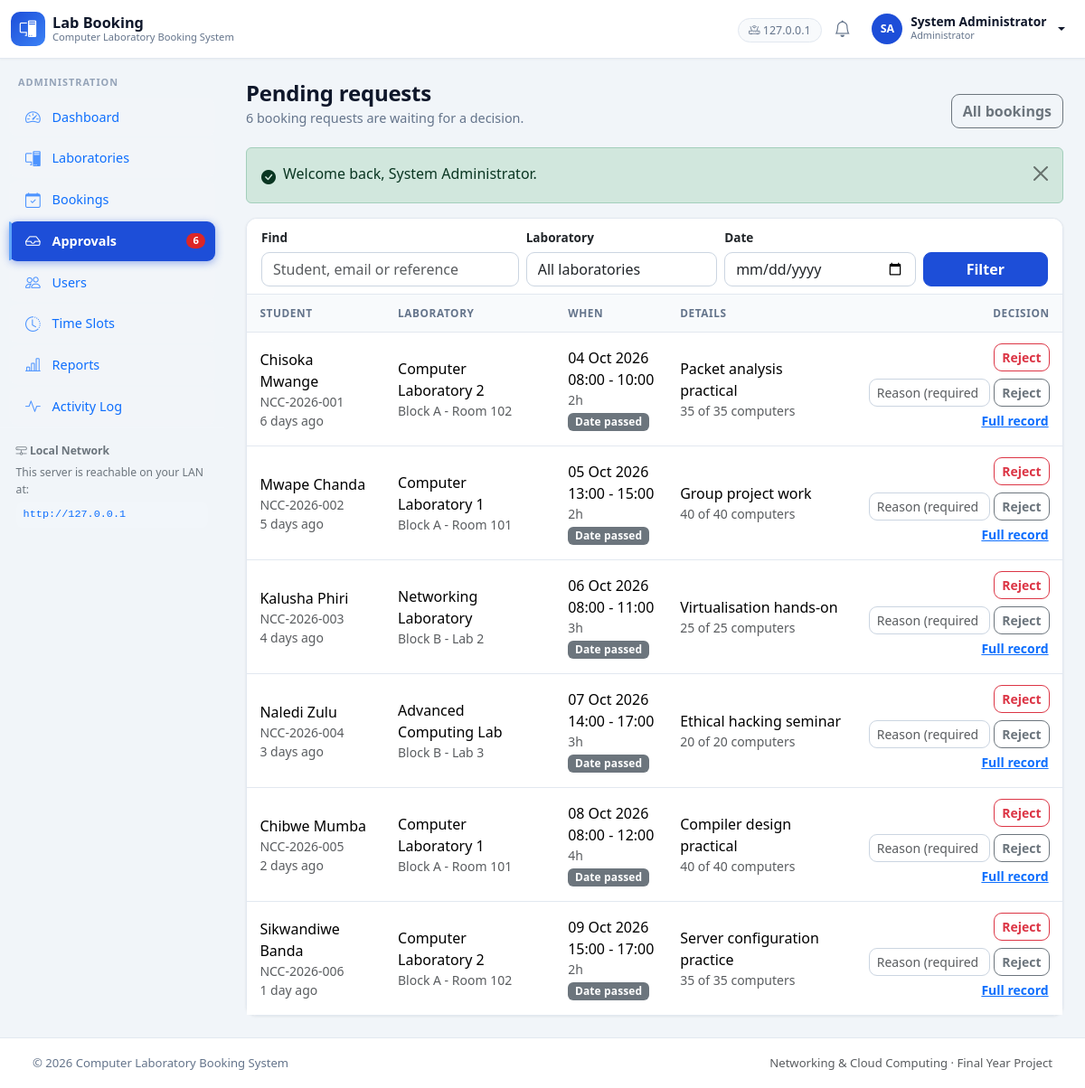
Page /admin/approvals.php (signed in) on the committed database.
### tables this page shows
CREATE TABLE `users` (
  `id`            INT(11)      NOT NULL AUTO_INCREMENT,
  `name`          VARCHAR(120)  NOT NULL,
  `email`         VARCHAR(191)  NOT NULL,
  `password`      VARCHAR(255)  NOT NULL,
  `role`          ENUM('admin','user')   NOT NULL DEFAULT 'user',
  `status`        ENUM('active','inactive') NOT NULL DEFAULT 'active',
  `student_no`    VARCHAR(50)   DEFAULT NULL,
  `phone`         VARCHAR(30)   DEFAULT NULL,
   
   
   
   
   
  `avatar`        VARCHAR(191)  DEFAULT NULL,
  `last_login_at` DATETIME      DEFAULT NULL,
  `created_at`    DATETIME      NOT NULL DEFAULT CURRENT_TIMESTAMP,
  `updated_at`    DATETIME      NOT NULL DEFAULT CURRENT_TIMESTAMP ON UPDATE CURRENT_TIMESTAMP,
  PRIMARY KEY (`id`),
  UNIQUE KEY `uq_users_email` (`email`),
  UNIQUE KEY `uq_users_student_no` (`student_no`),
  KEY `idx_users_role_status` (`role`,`status`)
);

CREATE TABLE `bookings` (
  `id`            INT(11)     NOT NULL AUTO_INCREMENT,
  `booking_ref`   VARCHAR(20)  NOT NULL,
  `user_id`       INT(11)     NOT NULL,
  `laboratory_id` INT(11)     NOT NULL,
  `booking_date`  DATE         NOT NULL,
  `start_time`    TIME         NOT NULL,
  `end_time`      TIME         NOT NULL,
  `purpose`       VARCHAR(255) NOT NULL,
  `status`        ENUM('pending','approved','rejected','cancelled','completed')
                                NOT NULL DEFAULT 'pending',
  `reviewed_by`   INT(11)      DEFAULT NULL,
  `reviewed_at`   DATETIME     DEFAULT NULL,
  `admin_note`    VARCHAR(255) DEFAULT NULL,
  `created_at`    DATETIME     NOT NULL DEFAULT CURRENT_TIMESTAMP,
  `updated_at`    DATETIME     NOT NULL DEFAULT CURRENT_TIMESTAMP ON UPDATE CURRENT_TIMESTAMP,
  PRIMARY KEY (`id`),
  UNIQUE KEY `uq_bookings_ref` (`booking_ref`),
  KEY `idx_bookings_conflict` (`laboratory_id`,`booking_date`,`status`),
  KEY `idx_bookings_user` (`user_id`),
  KEY `idx_bookings_status` (`status`),
  KEY `idx_bookings_created` (`created_at`),
  CONSTRAINT `fk_bookings_user`
    FOREIGN KEY (`user_id`)       REFERENCES `users` (`id`)
    ON DELETE RESTRICT ON UPDATE CASCADE,
  CONSTRAINT `fk_bookings_laboratory`
    FOREIGN KEY (`laboratory_id`) REFERENCES `laboratories` (`id`)
    ON DELETE RESTRICT ON UPDATE CASCADE,
  CONSTRAINT `fk_bookings_reviewer`
    FOREIGN KEY (`reviewed_by`)   REFERENCES `users` (`id`)
    ON DELETE SET NULL ON UPDATE CASCADE
);

CREATE TABLE `laboratories` (
  `id`             INT(11)      NOT NULL AUTO_INCREMENT,
  `name`           VARCHAR(120)  NOT NULL,
  `location`       VARCHAR(120)  NOT NULL,
  `capacity`       INT(11)      NOT NULL DEFAULT 0,
  `computer_count` INT(11)      NOT NULL DEFAULT 0,
  `description`    TEXT          DEFAULT NULL,
  `status`         ENUM('available','maintenance','inactive') NOT NULL DEFAULT 'available',
  `created_at`     DATETIME      NOT NULL DEFAULT CURRENT_TIMESTAMP,
  `updated_at`     DATETIME      NOT NULL DEFAULT CURRENT_TIMESTAMP ON UPDATE CURRENT_TIMESTAMP,
  PRIMARY KEY (`id`),
  UNIQUE KEY `uq_laboratories_name` (`name`),
  KEY `idx_laboratories_status` (`status`)
);

### admin/approvals.php (the view, shortened to what the rows shown need)
<?php
require_admin();
$search = query('q', '');
$labFilter = query_int('lab', 0);
$dateFilter = query('date', '');
$where = array("b.status = 'pending'");
$params = array();
$requests = db_all(
    'SELECT b.*, u.name AS user_name, u.email AS user_email, u.student_no,
            l.name AS lab_name, l.location, l.status AS lab_status,
            l.capacity, l.computer_count
       FROM bookings b
       JOIN users u ON u.id = b.user_id
       JOIN laboratories l ON l.id = b.laboratory_id
      WHERE ' . implode(' AND ', $where) . '
      ORDER BY b.booking_date ASC, b.start_time ASC, b.created_at ASC',
    $params
);
$filtered = ($search !== '' || $labFilter > 0 || $dateFilter !== '');
layout_start(array('title' => 'Pending Requests', 'active' => 'approvals'));
echo '<div class="card"><div class="card-header">';
echo '</div>';
if (empty($requests)) {
    if ($filtered) {
        empty_state(
            'bi-search',
            'No requests match',
            'No pending booking matches these filters. Try a different search, laboratory or date.'
        );
    } else {
        empty_state(
            'bi-check2-circle',
            'Nothing waiting',
            'Every booking request has been dealt with. New requests appear here as students make them.'
        );
    }
} else {
    echo '<div class="table-responsive"><table class="table align-middle">';
    echo '<thead><tr>'
       . '<th>Student</th><th>Laboratory</th><th>When</th><th>Details</th>'
       . '<th class="text-end">Decision</th>'
       . '</tr></thead><tbody>';
    foreach ($requests as $booking) {
        $isPast = $booking['booking_date'] < booking_today();
        echo '<tr>';
        echo '<td>';
        echo '<div>' . e($booking['user_name']) . '</div>';
        echo '<div class="text-muted small">' . e($booking['student_no']) . '</div>';
        echo '<div class="text-muted small">' . e(time_ago($booking['created_at'])) . '</div>';
        echo '</td>';
        echo '<td>';
        echo '<div>' . e($booking['lab_name']) . '</div>';
        echo '<div class="text-muted small">' . e($booking['location']) . '</div>';
        echo '</td>';
        echo '<td class="text-nowrap">';
        echo '<div>' . e(format_date($booking['booking_date'])) . '</div>';
        echo '<div>' . e(format_range($booking['start_time'], $booking['end_time'])) . '</div>';
        echo '<div class="text-muted small">'
           . e(format_duration(duration_minutes($booking['start_time'], $booking['end_time']))) . '</div>';
        if ($isPast) {
            echo '<span class="badge bg-secondary">Date passed</span>';
        }
        echo '</td>';
        echo '<td>';
        echo '<div>' . e($booking['purpose']) . '</div>';
        echo '<div class="text-muted small">'
           . (int) $booking['computer_count'] . ' of ' . (int) $booking['capacity'] . ' computers</div>';
        echo '</td>';
        echo '<td class="text-end text-nowrap">';
        echo '<div class="d-flex gap-2 justify-content-end">';
        echo '<form method="post" class="d-flex gap-1">';
        echo '<button class="btn btn-sm btn-outline-danger" type="submit" name="decision" value="reject"'
           . ' data-require-reason="Why is this request being rejected? This is shown to the student."'
           . ' title="Reject ' . e($booking['booking_ref']) . '">Reject</button>';
        echo '</form>';
        echo '</div>';
        $isReject = $isPast;
        echo '<form method="post" class="mt-2 d-flex gap-1 justify-content-end">';
        echo '<input class="form-control form-control-sm" type="text" name="note" maxlength="255"'
           . ' style="max-width:190px" placeholder="Reason (required to reject)">';
        echo '<button class="btn btn-sm btn-outline-secondary" type="submit" name="decision" value="'
           . ($isReject ? 'reject' : 'cancel') . '"'
           . ($isReject
               ? ' data-require-reason="This request can only be rejected, and a reason is required. It is shown to the student."'
               : '')
           . ' title="' . ($isReject ? 'Reject' : 'Cancel') . ' ' . e($booking['booking_ref'])
           . ' with the reason above">' . ($isReject ? 'Reject' : 'Cancel') . '</button>';
        echo '</form>';
        echo '<a class="btn btn-sm btn-link px-0" href="'
           . e(url('admin/booking.php?id=' . (int) $booking['id'])) . '">Full record</a>';
        echo '</td>';
        echo '</tr>';
    }
    echo '</tbody></table></div>';
}
echo '</div>';

### includes/navbar.php (shortened to what the rows shown need)
<?php
$__user = current_user();
$__serverIp = isset($_SERVER['SERVER_ADDR']) ? $_SERVER['SERVER_ADDR'] : '';
?>
<nav class="navbar navbar-expand-lg app-navbar sticky-top">
  <div class="container-fluid">
    <div class="collapse navbar-collapse justify-content-end">
      <ul class="navbar-nav align-items-lg-center gap-lg-1">
        <?php if (!is_logged_in()): ?>
          <li class="nav-item">
            <a class="btn btn-sm btn-outline-primary" href="<?php echo e(url('auth/login.php')); ?>">Sign in</a>
          </li>
        <?php else: ?>
          <?php if ($__serverIp !== ''): ?>
          <li class="nav-item d-none d-xl-block">
            <span class="nav-server" title="Clients on the local network can reach this server here">
              <i class="bi bi-router"></i> <?php echo e($__serverIp); ?>
            </span>
          </li>
          <?php endif; ?>
          <li class="nav-item">
            <a class="nav-icon" href="<?php echo e(url(is_admin() ? 'admin/notifications.php' : 'user/notifications.php')); ?>"
               title="Notifications">
              <i class="bi bi-bell"></i>
            </a>
          </li>
          <li class="nav-item dropdown">
            <a class="nav-user dropdown-toggle" href="#" data-bs-toggle="dropdown" aria-expanded="false">
              <span class="avatar"><?php echo e(initials($__user['name'])); ?></span>
              <span class="d-none d-sm-inline">
                <strong><?php echo e($__user['name']); ?></strong>
                <small class="role-tag"><?php echo e($__user['role'] === 'admin' ? 'Administrator' : 'Student'); ?></small>
              </span>
            </a>
          </li>
        <?php endif; ?>
      </ul>
    </div>
  </div>
</nav>

### includes/sidebar.php (shortened to what the rows shown need)
<?php
$__active = isset($GLOBALS['__active']) ? $GLOBALS['__active'] : '';
$__isAdmin = is_admin();
if ($__isAdmin) {
    $__links = array(
        array('key' => 'dashboard',     'icon' => 'bi-speedometer2',   'label' => 'Dashboard',      'href' => 'admin/index.php'),
        array('key' => 'laboratories',  'icon' => 'bi-pc-display',     'label' => 'Laboratories',   'href' => 'admin/laboratories.php'),
        array('key' => 'bookings',      'icon' => 'bi-calendar-check',  'label' => 'Bookings',       'href' => 'admin/bookings.php'),
        array('key' => 'approvals',     'icon' => 'bi-inbox',           'label' => 'Approvals',      'href' => 'admin/approvals.php', 'badge' => 'pending'),
        array('key' => 'users',         'icon' => 'bi-people',          'label' => 'Users',          'href' => 'admin/users.php'),
        array('key' => 'slots',         'icon' => 'bi-clock-history',   'label' => 'Time Slots',     'href' => 'admin/time-slots.php'),
        array('key' => 'reports',       'icon' => 'bi-bar-chart-line',  'label' => 'Reports',        'href' => 'admin/reports.php'),
        array('key' => 'activity',      'icon' => 'bi-activity',        'label' => 'Activity Log',   'href' => 'admin/activity.php'),
    );
    $__section = 'Administration';
}
$__pendingCount = 0;
if ($__isAdmin) {
    try {
        $__pendingCount = (int) db_value("SELECT COUNT(*) FROM bookings WHERE status = 'pending'");
    } catch (Exception $e) {
        $__pendingCount = 0;
    }
}
?>
<aside class="app-sidebar offcanvas-lg offcanvas-start" tabindex="-1" id="appSidebar"
       aria-label="Main navigation">
  <div class="offcanvas-body d-lg-flex flex-column p-0">
    <div class="sidebar-section"><?php echo e($__section); ?></div>
    <nav class="sidebar-nav">
      <?php foreach ($__links as $__link):
          $__count = 0;
          if (isset($__link['badge']) && $__link['badge'] === 'pending') {
              $__count = $__pendingCount;
          }
      ?>
        <a class="sidebar-link text-primary<?php echo nav_active($__active, $__link['key']); ?>"
           href="<?php echo e(url($__link['href'])); ?>">
          <i class="bi <?php echo e($__link['icon']); ?>"></i>
          <span><?php echo e($__link['label']); ?></span>
          <?php if ($__count > 0): ?>
            <span class="sidebar-badge"><?php echo e($__count); ?></span>
          <?php endif; ?>
        </a>
      <?php endforeach; ?>
    </nav>
    <div class="sidebar-foot">
      <div class="sidebar-foot-title text-secondary"><i class="bi bi-hdd-network"></i> Local Network</div>
      <p class="mb-1 text-secondary">This server is reachable on your LAN at:</p>
      <code class="lan-url text-primary">http://<?php echo e(isset($_SERVER['SERVER_ADDR']) ? $_SERVER['SERVER_ADDR'] : 'SERVER_IP'); ?></code>
    </div>
  </div>
</aside>

### rows in the picture
users: name "SA", name "System Administrator", role "Administrator", role "ADMINISTRATION"
bookings: user.name "Chisoka Mwange", user.student_no "NCC-2026-001", created_at "6 days ago", laboratory.name "Computer Laboratory 2", laboratory.location "Block A - Room 102", booking_date "04 Oct 2026", start_time+end_time "08:00 - 10:00", start_time+end_time "2h", shows "Date passed", purpose "Packet analysis practical", laboratory.computer_count "35", laboratory.capacity "35", shows "Reject"
bookings: user.name "Mwape Chanda", user.student_no "NCC-2026-002", created_at "5 days ago", laboratory.name "Computer Laboratory 1", laboratory.location "Block A - Room 101", booking_date "05 Oct 2026", start_time+end_time "13:00 - 15:00", start_time+end_time "2h", shows "Date passed", purpose "Group project work", laboratory.computer_count "40", laboratory.capacity "40", shows "Reject"
bookings: user.name "Kalusha Phiri", user.student_no "NCC-2026-003", created_at "4 days ago", laboratory.name "Networking Laboratory", laboratory.location "Block B - Lab 2", booking_date "06 Oct 2026", start_time+end_time "08:00 - 11:00", start_time+end_time "3h", shows "Date passed", purpose "Virtualisation hands-on", laboratory.computer_count "25", laboratory.capacity "25", shows "Reject"
bookings: user.name "Naledi Zulu", user.student_no "NCC-2026-004", created_at "3 days ago", laboratory.name "Advanced Computing Lab", laboratory.location "Block B - Lab 3", booking_date "07 Oct 2026", start_time+end_time "14:00 - 17:00", start_time+end_time "3h", shows "Date passed", purpose "Ethical hacking seminar", laboratory.computer_count "20", laboratory.capacity "20", shows "Reject"
bookings: user.name "Chibwe Mumba", user.student_no "NCC-2026-005", created_at "2 days ago", laboratory.name "Computer Laboratory 1", laboratory.location "Block A - Room 101", booking_date "08 Oct 2026", start_time+end_time "08:00 - 12:00", start_time+end_time "4h", shows "Date passed", purpose "Compiler design practical", laboratory.computer_count "40", laboratory.capacity "40", shows "Reject"
bookings: user.name "Sikwandiwe Banda", user.student_no "NCC-2026-006", created_at "1 day ago", laboratory.name "Computer Laboratory 2", laboratory.location "Block A - Room 102", booking_date "09 Oct 2026", start_time+end_time "15:00 - 17:00", start_time+end_time "2h", shows "Date passed", purpose "Server configuration practice", laboratory.computer_count "35", laboratory.capacity "35", shows "Reject"

### other values in the picture
$__serverIp "127.0.0.1"
$__link['label'] "Dashboard"
$__link['label'] "Laboratories"
$__link['label'] "Bookings"
$__link['label'] "Approvals"
$__count "6"
$__link['label'] "Users"
$__link['label'] "Time Slots"
$__link['label'] "Reports"
$__link['label'] "Activity Log"
isset($_SERVER['SERVER_ADDR']) ? $_SERVER['SERVER_ADDR'] : 'SERVER_IP' "127.0.0.1"
$title "Pending requests"
$subtitle "6 booking requests are waiting for a decision."
$actions "All bookings"
$flash['message'] "Welcome back, System Administrator."
